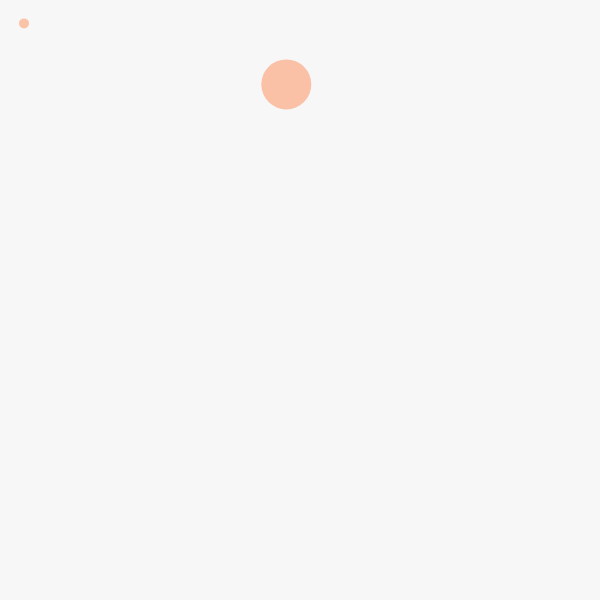
Frame 1 (no input)
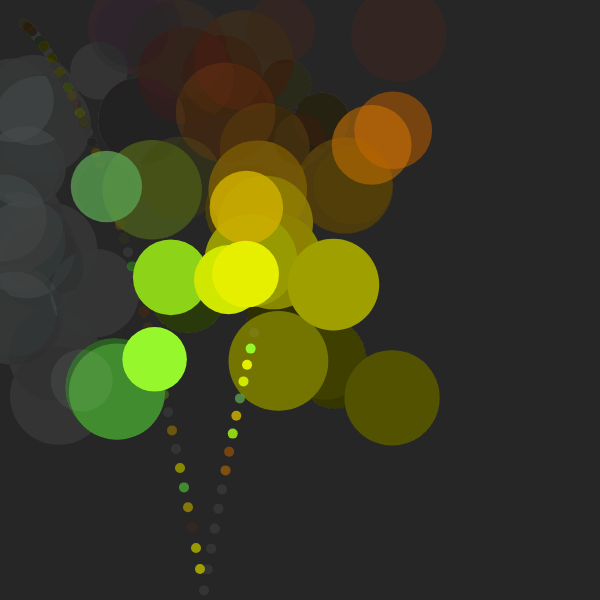
Frame 60 (no input)
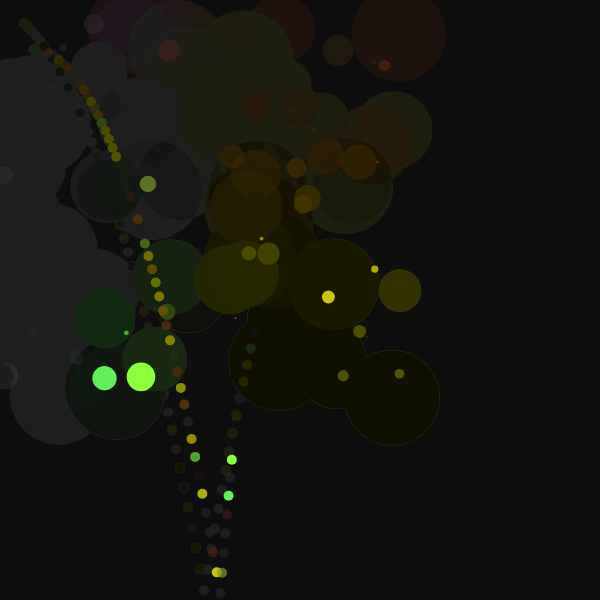
Frame 120 (the mouse pressed at the canvas centre since frame 60)

The p5.js sketch that drew these frames (run headless with seeded random() and noise() and a simulated clock; from frame 60 on, the mouse is pressed at the canvas centre):

// p5.js sketch
// ── sketch.js
// bouncing ball and dots

function setup() {
  createCanvas(600, 600);
}

var n = 0;
var step = 1;
var vely = 3;
var velx = -4;

var g = 0.4; // gravity
var circle = {
  xc: 0,
  yc: 0,
  radio: 50
};

var ball = {
  xc: 20,
  yc: 20,
  radio: 10,
  xdir: 1,
  ydir: 1,
  step: 4,
  elastic: 0.2,
};

//  note: radio must be < step for proper rebound detection
function draw() {
  noStroke();
  background(0, 0, 0, 8);
  circle.xc = random(2, 400);
  circle.yc = random(2, 400);
  circle.radio = 50 * sin(2 * PI * n / 128);

  // color confined to specific X area on x coordinate
  if ((circle.xc) < 100) {
    fill(200, 222, 222, 20);
  } else {
    fill(circle.xc, circle.yc, 200 - circle.xc, circle.yc);
  }
  ellipse(circle.xc, circle.yc, 50 + circle.radio);
  n = n + 1;

  // bouncing on left right walls
  move();
  bounce();

  ellipse(ball.xc, ball.yc, ball.radio);

}

function mousePressed() {
  vely = random(-20, 20);
  velx = 3;
  ball.xc = 30;
  ball.yc = 50;
}

function bounce() {
  if (ball.xc >= (width - ball.radio) || ball.xc <= ball.radio) {
    ball.xdir = -ball.xdir;
    vely = ball.elastic * vely + random(-0.5, 0.5);
  }


  // bouncing on top bottom walls
  if (ball.yc >= (height - ball.radio) || (ball.yc <= ball.radio)) {
    ball.ydir = -ball.ydir;
    ball.xdir = ball.elastic * velx + random(-0.5, 0.5);

  }
}

function move() {
  vely = vely + g * ball.ydir;
  velx = ball.step * ball.xdir;
  ball.xc = ball.xc + velx;

  // ball.yc=ball.yc+ball.step*ball.ydir; // sin gravedad

  ball.yc = ball.yc + ball.ydir * vely;

}
